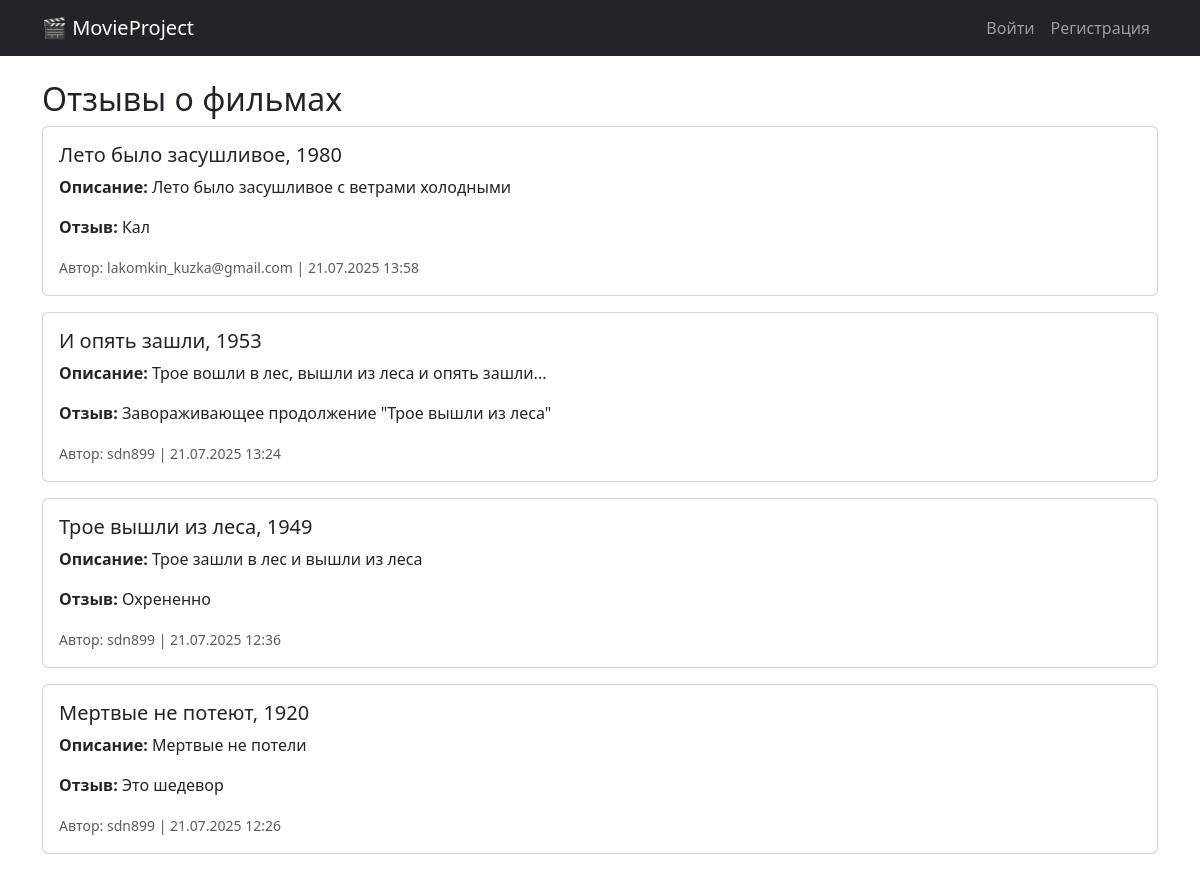
The page / on the database its author committed.
### films/models.py (models this page shows, shortened)
class Film(models.Model):
    title = models.CharField('Название фильма, год выпуска', max_length=255)
    description = models.TextField('Описание, сюжет')
    review = models.TextField('Отзыв')
    author = models.ForeignKey(User, on_delete=models.CASCADE)
    created_at = models.DateTimeField('Дата и время отзыва', auto_now_add=True)

### films/views.py (the view)
# urls.py: path('', views.film_list, name='film_list'),
def film_list(request):
    films = Film.objects.all().order_by('-created_at')
    return render(request, 'films/film_list.html', {'films': films})

### films/templates/films/film_list.html
{% extends 'base.html' %}
{% block content %}
<h2>Отзывы о фильмах</h2>
{% for film in films %}
    <div class="card mb-3">
        <div class="card-body">
            <h5 class="card-title">{{ film.title }}</h5>
            <p class="card-text"><strong>Описание:</strong> {{ film.description }}</p>
            <p class="card-text"><strong>Отзыв:</strong> {{ film.review }}</p>
            <p class="card-text">
                <small class="text-muted">Автор: {{ film.author.username }} | {{ film.created_at|date:"d.m.Y H:i" }}</small>
            </p>
        </div>
    </div>
{% empty %}
    <p>Пока отзывов нет.</p>
{% endfor %}
{% endblock %}

### templates/base.html (shortened to what this page needs)
<!DOCTYPE html>
<html lang="ru">
<head>
    <link href="https://cdn.jsdelivr.net/npm/bootstrap@5.3.3/dist/css/bootstrap.min.css" rel="stylesheet">
</head>
<body>
<nav class="navbar navbar-expand-lg navbar-dark bg-dark mb-4">
    <div class="container">
        <a class="navbar-brand" href="{% url 'film_list' %}">🎬 MovieProject</a>
        <div class="collapse navbar-collapse" id="navbarNav">
            <ul class="navbar-nav ms-auto">
                {% if user.is_authenticated %}
                    <li class="nav-item">
                        <a class="nav-link" href="{% url 'add_film' %}">Добавить отзыв</a>
                    </li>
                    <li class="nav-item">
                        <form method="post" action="{% url 'logout' %}" class="d-inline">
                            {% csrf_token %}
                            <button type="submit" class="btn btn-link nav-link" style="display: inline; padding: 0; margin: 0; border: none; background: none;">
                                Выйти
                            </button>
                        </form>
                    </li>
                {% else %}
                    <li class="nav-item">
                        <a class="nav-link" href="{% url 'login' %}">Войти</a>
                    </li>
                    <li class="nav-item">
                        <a class="nav-link" href="{% url 'register' %}">Регистрация</a>
                    </li>
                {% endif %}
            </ul>
        </div>
    </div>
</nav>
<div class="container">
    {% block content %}{% endblock %}
</div>
</body>
</html>

### rows shown on the page
Film: title "Лето было засушливое, 1980", description "Лето было засушливое с ветрами холодными", review "Кал", author.username "lakomkin_kuzka@gmail.com", created_at "21.07.2025 13:58"
Film: title "И опять зашли, 1953", description "Трое вошли в лес, вышли из леса и опять зашли...", review "Завораживающее продолжение \"Трое вышли из леса\"", author.username "sdn899", created_at "21.07.2025 13:24"
Film: title "Трое вышли из леса, 1949", description "Трое зашли в лес и вышли из леса", review "Охрененно", author.username "sdn899", created_at "21.07.2025 12:36"
Film: title "Мертвые не потеют, 1920", description "Мертвые не потели", review "Это шедевор", author.username "sdn899", created_at "21.07.2025 12:26"
